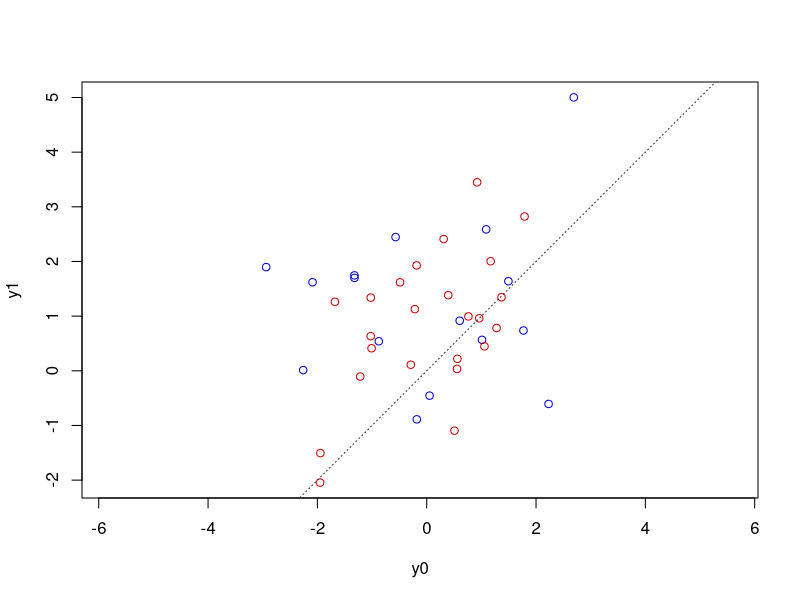
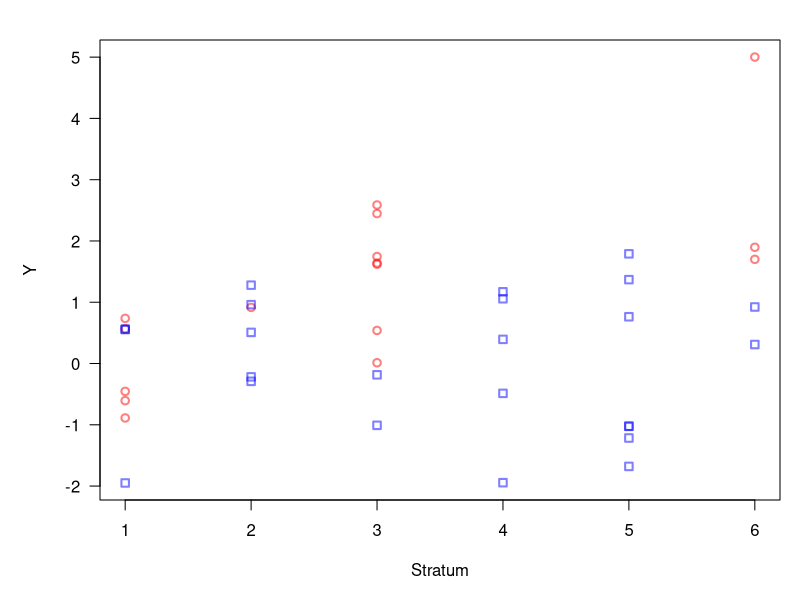
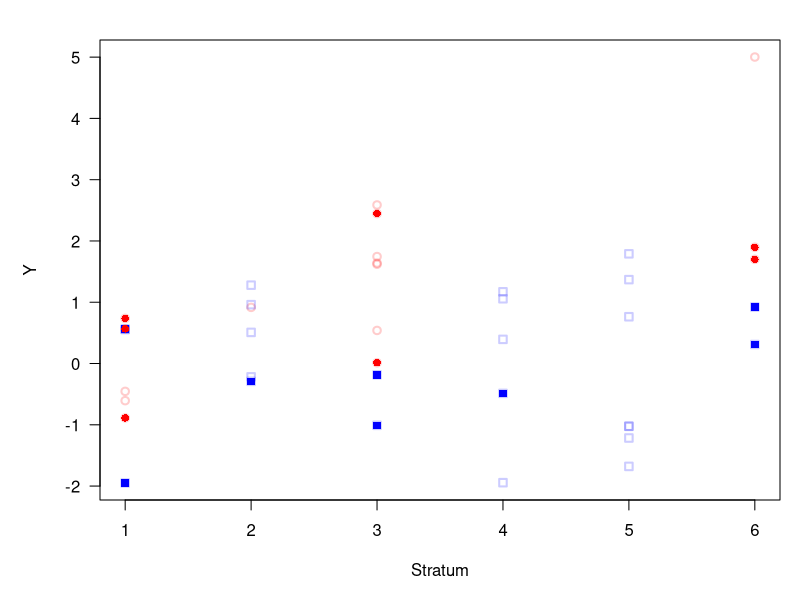
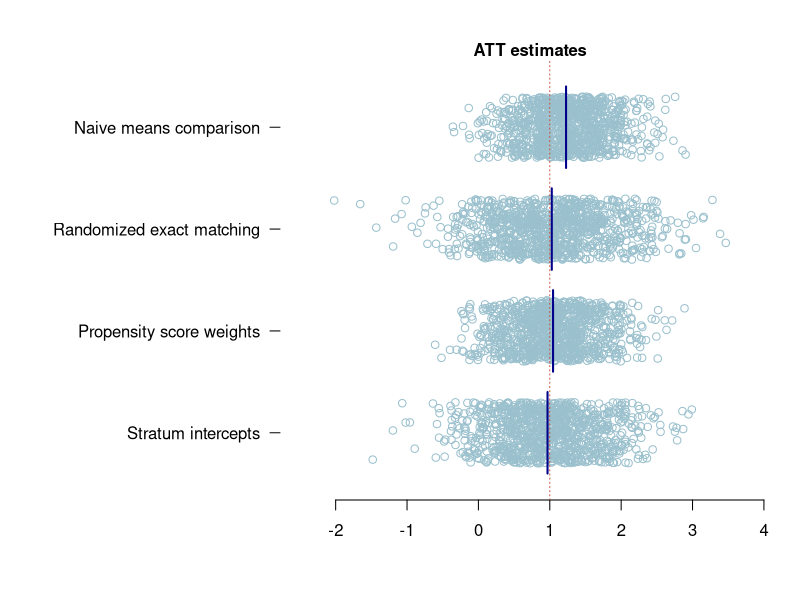

Reproduce these figures in R, in order.
#   SGIA40F15 23/24
#       Juraj Medzihorsky
#   Seminar 1
#   2024-01-14

rm(list = ls())

#   Matching

N <- 4e1
set.seed(620)
# stratum
K <- 6
s <- sample(1:K, N, replace = T)
sx <- runif(K, -1, +1)
x1 <- sx[s] + pnorm(0, 1)
ite <- 1 + x1 |> scale()
x0 <- rnorm(N, 0, 1) |> scale()
xb <- rnorm(N, 0, 1) |> scale()
#   potential outcomes
y0 <- xb + x0
y1 <- xb + ite
#   selection into treatment
pd <- plogis(x1)
pd[s %in% sample(1:K, 2, replace = F)] <- 0
d_o <- sapply(pd, function(i)
  rbinom(1, 1, i))
#   observed outcome
y_o <- ifelse(d_o %in% 0, y0, y1)

#   naive mean difference
mean(y_o[d_o %in% 1]) - mean(y_o[d_o %in% 0])

plot(y0,
     y1,
     asp = 1,
     col = ifelse(d_o %in% 0, 'red3', 'blue3'))
abline(
  a = 0,
  b = 1,
  col = grey(0.2),
  lty = 3
)


#   suppose we know that treatment assignment relates to the strata
#   we can observe S but not xs
#   now we want to estimate the ATT: average treatment effect on the treated

#   plot
par(mar = c(5, 5, 2, 1), las = 1)
plot(
  s,
  y_o,
  lwd = 2,
  xlab = 'Stratum',
  ylab = 'Y',
  pch = ifelse(d_o %in% 0, 0, 1),
  col = ifelse(d_o %in% 0, rgb(0, 0, 1, 0.5), rgb(1, 0, 0, 0.5))
)

#   now suppose we match 1:1 so that only those units who have an exact match
#   in S stay

#   we can do this in many ways
#   including randomization
#   from each stratum, only as many individuals will stay as is the number of
#   those from the group that is the least common in the stratum

#   there are:
table(d_o, s)
#   there will be from each group
s_n <- apply(table(d_o, s), 2, min)
rbind(s_n, s_n)
#   now sample them
#   prepare a grid
g <- as.data.frame(table(s, d_o))
g$n <- s_n[g$s]
g

#   helper function
onestratum <-
  function(os = s, od = d_o, s_, d_, n_)
  {
    id <- which((os %in% s_) & (od %in% d_))
    idm <- sample(id, n_, replace = F)
    return(idm)
  }


set.seed(286)
r_a <-
  apply(g, 1, function(i)
    onestratum(s_ = i['s'], d_ = i['d_o'], n_ = i['n']))
r_a
i_a <- unlist(r_a)

#   plot
par(mar = c(5, 5, 2, 1), las = 1)
plot(
  s,
  y_o,
  lwd = 2,
  xlab = 'Stratum',
  ylab = 'Y',
  pch = ifelse(d_o %in% 0, 0, 1),
  col = ifelse(d_o %in% 0, rgb(0, 0, 1, 0.2), rgb(1, 0, 0, 0.2))
)
points(s[i_a],
       y_o[i_a],
       pch = ifelse(d_o[i_a] %in% 0, 15, 16),
       col = ifelse(d_o[i_a] %in% 0, rgb(0, 0, 1, 1), rgb(1, 0, 0, 1)))

#   what's the estimate?
y_a <- y_o[i_a]
d_a <- d_o[i_a]
#   compare
mean(y_a[d_a %in% 1]) - mean(y_a[d_a %in% 0])
mean(y_o[d_o %in% 1]) - mean(y_o[d_o %in% 0])

#   or, we can weigh the units based on their conditional probabilities of
#   being in D=1 as opposed to D=0 given their S=s
#   these are their propensity scores
ps <-
  glm(d_o ~ 1 + as.factor(s), family = binomial('logit')) |> fitted()
#   these are just the P(D=1|S=s)
ps |> round(digits = 3)
#   now compute the weights, which are inverse
psw <- ifelse(d_o %in% 0, 1 / (1 - ps), 1 / ps)

#   now compute the estimate
sum ((y_o * psw)[d_o %in% 1]) / sum(psw[d_o %in% 1]) -
  sum ((y_o * psw)[d_o %in% 0]) / sum(psw[d_o %in% 0])

#   the same as:
lm(y_o ~ 1 + d_o, weights = psw)

#   for completness, let's check the gaussian-linear regression estimate
#   using stratum intercepts (a.k.a. 'fixed effects')
lm(y_o ~ 1 + d_o + as.factor(s))

#   now let's rerun the same thing with M replicated datasets



onerun <-
  function(N = 4e1, K = 6)
  {
    s <- sample(1:K, N, replace = T)
    sx <- runif(K, -1, +1)
    x1 <- sx[s] + pnorm(0, 1)
    ite <- 1 + x1 |> scale()
    x0 <- rnorm(N, 0, 1) |> scale()
    xb <- rnorm(N, 0, 1) |> scale()
    y0 <- xb + x0
    y1 <- xb + ite
    pd <- plogis(x1)
    pd[s %in% sample(1:K, 2, replace = F)] <- 0
    d_o <- sapply(pd, function(i)
      rbinom(1, 1, i))
    y_o <- ifelse(d_o %in% 0, y0, y1)
    s_n <- apply(table(d_o, s), 2, min)
    g <- as.data.frame(table(s, d_o))
    g$n <- s_n[g$s]
    r_a <- apply(g, 1, function(i)
      onestratum(
        os = s,
        od = d_o,
        s_ = i['s'],
        d_ = i['d_o'],
        n_ = i['n']
      ))
    i_a <- unlist(r_a)
    y_a <- y_o[i_a]
    d_a <- d_o[i_a]
    ps <-
      glm(d_o ~ 1 + as.factor(s), family = binomial('logit')) |> fitted()
    psw <- ifelse(d_o %in% 0, 1 / (1 - ps), 1 / ps)
    att_nai <- mean(y_o[d_o %in% 1]) - mean(y_o[d_o %in% 0])
    att_rem <- mean(y_a[d_a %in% 1]) - mean(y_a[d_a %in% 0])
    att_psw <- coef(lm(y_o ~ 1 + d_o, weights = psw))['d_o']
    att_fex <- coef(lm(y_o ~ 1 + d_o + as.factor(s)))['d_o']
    names(att_psw) <- names(att_fex) <- NULL
    return(c(
      #'truth'=mean(y1)-mean(y0),
      'att_nai' = att_nai,
      'att_rem' = att_rem,
      'att_psw' = att_psw,
      'att_fex' = att_fex
    ))
  }

onerun() |> round(digits = 2)

#   now 1e3 replications
R <- 1e3
set.seed(657)
e <- replicate(R, onerun(N = 4e1, K = 6)) |> t()

#   inspect
#   note the missing values
summary(e)

data.frame('mean_dev' = apply(1 - e, 2, mean, na.rm = T),
           'var' = apply(e, 2, var, na.rm = T)) |> round(digits = 2)


att_labels <-
  c(
    'Naive means comparison',
    'Randomized exact matching',
    'Propensity score weights',
    'Stratum intercepts'
  )

par(mar = c(5, 14, 3, 1), las = 1)
xl <- range(as.vector(e), na.rm = T) + c(-1, 1) * 0.5
plot.new()
plot.window(xlim = xl, ylim = c(4.5, 0.5))
mtext('ATT estimates', font = 2)
axis(1)
axis(2, 1:4, att_labels, lwd = 0, lwd.ticks = 1)
for (i in 1:4) {
  set.seed(i + 100)
  points(e[, i],
         rep(i, R) + runif(R,-0.3, 0.3),
         pch = 1,
         col = 'lightblue3')
  lines(rep(mean(e[, i], na.rm = T), 2),
        i + c(-1, 1) * 0.4,
        col = 'darkblue',
        lwd = 2)
}
abline(v = 1,
       lty = 3,
       col = 'tomato3')

#   and how often is each the best?
apply(abs(1 - e), 1, which.min) |> table()


#   SCRIPT END
